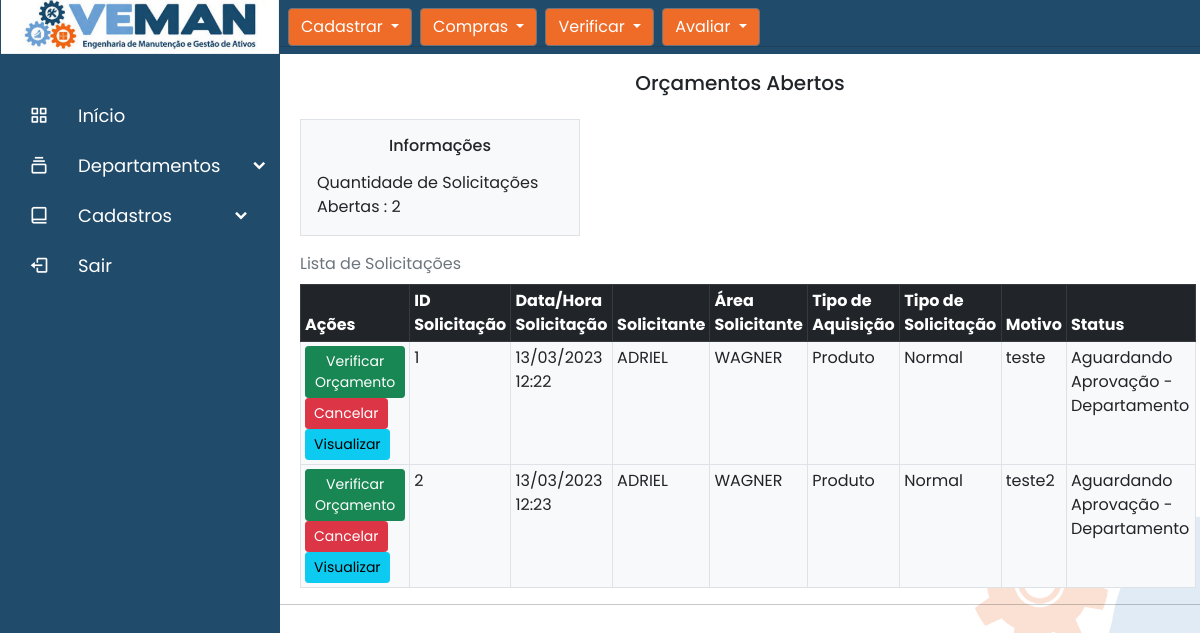
/aprovar_orcamento_departamento (signed in), run on the app's committed database.
### vemango/models.py (models this page shows)
class Solicitar_Orcamento(database.Model):
    id = database.Column(database.Integer, primary_key=True)
    datasolicitacao = database.Column(database.String, nullable=False)
    solicitante = database.Column(database.String, nullable=False)
    tipo_aquisicao = database.Column(database.String, nullable=False)
    tipo_solicitacao = database.Column(database.String, nullable=False)
    motivo = database.Column(database.String, nullable=False)
    area = database.Column(database.String, nullable=False)
    planilha = database.Column(database.String, nullable=False, default='Nome do Arquivo')
    datahora_envio_orcamento = database.Column(database.String, nullable=False, default='')
    usuario_envio_orcamento = database.Column(database.String, nullable=False, default='')
    status = database.Column(database.String, nullable=False, default='Aguardando Orçamento')

### vemango/routes.py (the view)
@app.route('/aprovar_orcamento_departamento', methods=['GET', 'POST'])
def aprovar_orcamento_departamento():
    aprovar_orcamento_departamento = Solicitar_Orcamento.query.filter_by(status='Aguardando Aprovação - Departamento', solicitante=current_user.nome_usuario)
    lista = []
    for item in aprovar_orcamento_departamento:
        lista.append(item)
    contagem = len(lista)
    return render_template('aprovar_orcamento_departamento.html',aprovar_orcamento_departamento=aprovar_orcamento_departamento,contagem=contagem)

### vemango/models.py (called while the page is built)
@login_manager.user_loader
def load_usuario(id_usuario):
    return Usuario.query.get(int(id_usuario))

### vemango/templates/aprovar_orcamento_departamento.html (shortened to what this page needs)
{% extends 'planejamento_e_controle.html' %}
{% block aprovar_orcamento_departamento %}
<hr>
<div class="container-fluid">
    <div class="row" >
        <div class="col">
            <div class="g-2 p-1 mt-1  text-center">
                <h5>Orçamentos Abertos </h5>
            </div>
        </div>
    </div>
    <div class=" ps-2 container-expand-lg mb-1" >
        <div class="row" >
            <div class="col-4">
                <form method="POST" action="" class="border p-3 mt-1  border bg-light" enctype="multipart/form-data">
                    <legend class="text-center"><h6>Informações </h6></legend>
                    <fieldset>
                        <div class="form-group">
                        Quantidade de Solicitações Abertas : {{ contagem }}
                        </div>
                    </fieldset>
                </form>
            </div>
        </div>
    </div>
    <div class="container-expand-lg " >
            <table class="table table-sm caption-top  table-hover table-bordered ms-2  mb-2 border p-3 mt-1  border bg-light" >
                <caption>Lista de Solicitações</caption>
                <div class="row" >
                    <div class="col">
                      <thead class="table-dark">
                        <tr class="header">
                          <th scope="col">Ações</th>
                          <th scope="col">ID Solicitação</th>
                          <th scope="col">Data/Hora Solicitação</th>
                          <th scope="col">Solicitante</th>
                          <th scope="col">Área Solicitante</th>
                          <th scope="col">Tipo de Aquisição</th>
                          <th scope="col">Tipo de Solicitação</th>
                          <th scope="col">Motivo</th>
                          <th scope="col">Status</th>
                        </tr>
                      </thead>
                      <tbody>
                      {% for retorno in aprovar_orcamento_departamento %}
                        <tr>
                            <td>
                                <a class="btn btn-success btn-sm" href="{{ url_for('verificar_orcamento', orcamento_id=retorno.id) }}"  >Verificar Orçamento</a>
                                <a class="btn btn-danger btn-sm" href=""  data-bs-toggle="modal" data-bs-target=""> Cancelar</a>
                                <a class="btn btn-info btn-sm" href="{{ url_for('visualizar_solicitacao_orcamento', solicitacao_id=retorno.id) }}" target="_blank" data-bs-toggle="modal" data-bs-target=""> Visualizar</a>
                            </td>
                            <td>{{ retorno.id }}</td>
                            <td>{{ retorno.datasolicitacao }}</td>
                            <td>{{ retorno.solicitante }}</td>
                            <td>{{ retorno.area }}</td>
                            <td>{{ retorno.tipo_aquisicao }}</td>
                            <td>{{ retorno.tipo_solicitacao }}</td>
                            <td>{{ retorno.motivo }}</td>
                            <td>{{ retorno.status }}</td>
                        </tr>
                      {% endfor %}
                      </tbody>
                    </div>
                </div>
            </table>
        </div>
    </div>
    <hr>
{% endblock %}

### vemango/static/main.css (style rules this page uses)
body { background: url("./foto_veman/backgroundd.png") no-repeat fixed center; background-size: 100%; padding-left: 280px; padding-top: 30px; }

### vemango/static/navbar.css (style rules this page uses)
* { margin: 0; padding: 0; box-sizing: border-box; font-family: 'Poppins', sans-serif; }

### data on the page
Solicitar_Orcamento: id "1", datasolicitacao "13/03/2023 12:22", solicitante "ADRIEL", area "WAGNER", tipo_aquisicao "Produto", tipo_solicitacao "Normal", motivo "teste", status "Aguardando Aprovação - Departamento"
Solicitar_Orcamento: id "2", datasolicitacao "13/03/2023 12:23", solicitante "ADRIEL", area "WAGNER", tipo_aquisicao "Produto", tipo_solicitacao "Normal", motivo "teste2", status "Aguardando Aprovação - Departamento"

### other printed values
{{ contagem }} "2"
